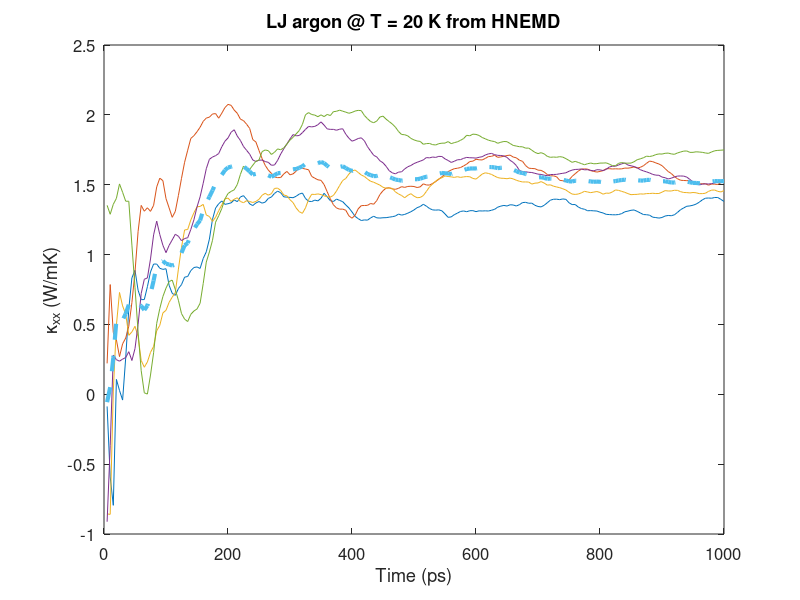
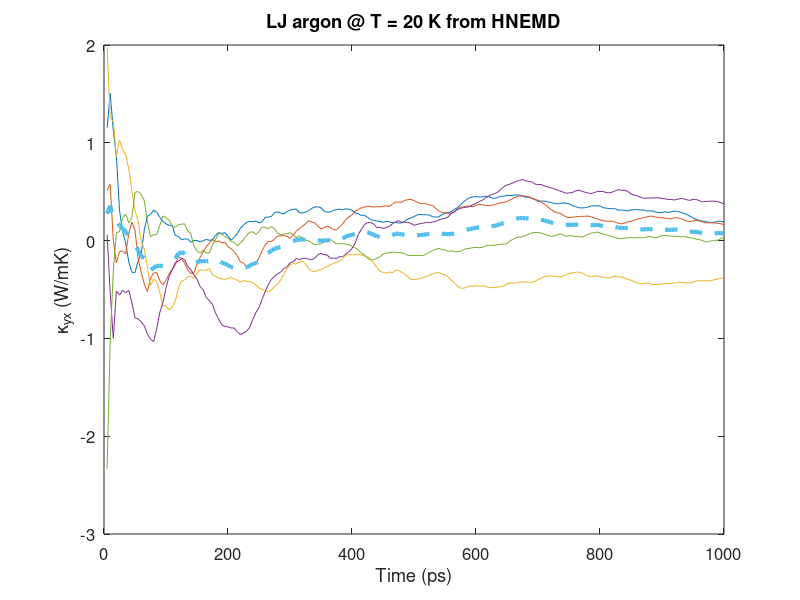

MATLAB code for these plots, in order:
clear; close all; font_size = 12;
load kappa.txt;

N=200; % number of data for each run
Ns=size(kappa,1)/N % number of independent runs
t=kappa(1:N,1); % time

% running average of the thermal conductivity
kxx=cumsum(reshape(kappa(:,2),N,Ns))./(1:N).';
kyx=cumsum(reshape(kappa(:,3),N,Ns))./(1:N).';

disp(['k_xx = (', num2str(mean(kxx(end,:))), ' +- ', ...
    num2str(std(kxx(end,:))/sqrt(Ns)), ') W/mK']);

figure;
plot(t,kxx,'-');
hold on;
plot(t,mean(kxx,2),'--','linewidth',3);
xlabel('Time (ps)','fontsize',font_size);
ylabel('\kappa_{xx} (W/mK)','fontsize',font_size);
title('LJ argon @ T = 20 K from HNEMD');
set(gca,'fontsize',font_size);

figure;
plot(t,kyx,'-');
hold on;
plot(t,mean(kyx,2),'--','linewidth',3);
xlabel('Time (ps)','fontsize',font_size);
ylabel('\kappa_{yx} (W/mK)','fontsize',font_size);
title('LJ argon @ T = 20 K from HNEMD');
set(gca,'fontsize',font_size);

